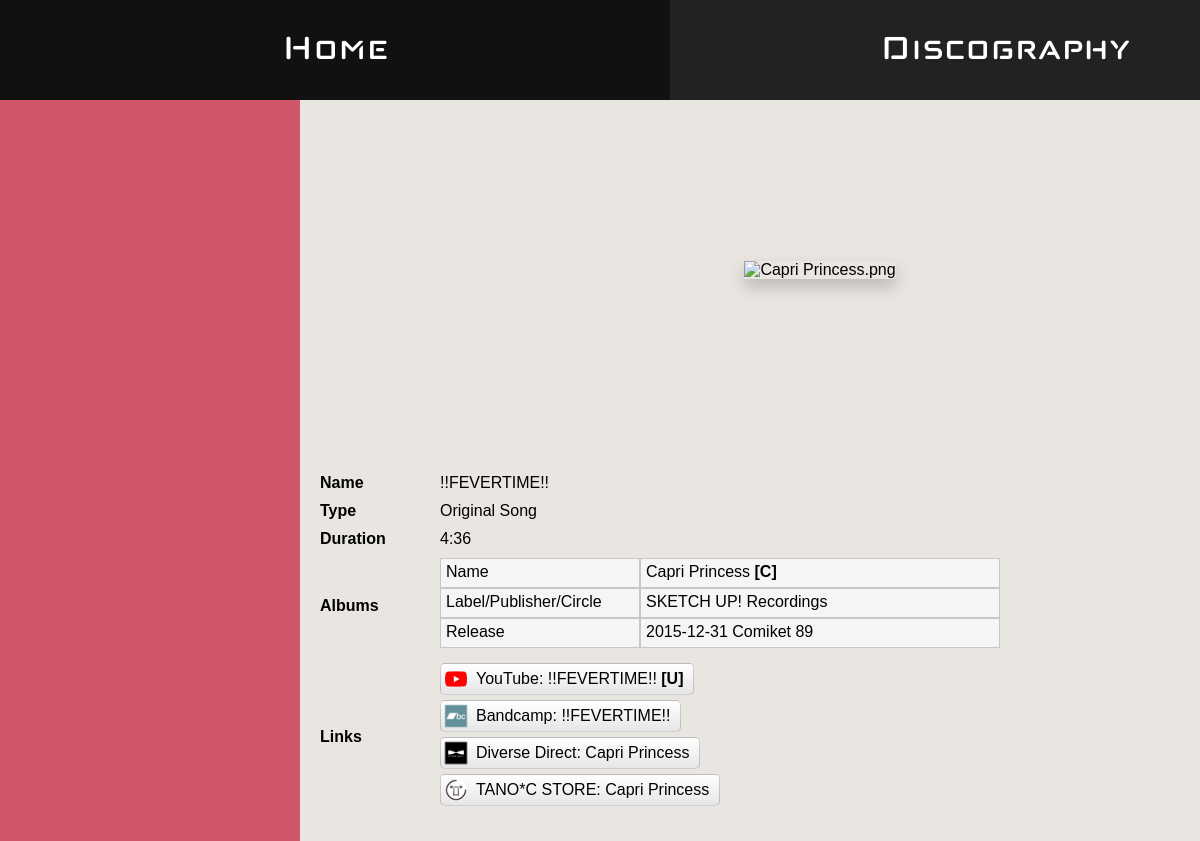
The page /track/-FEVERTIME- on the database its author committed.
### app.py (models this page shows)
class Objects(db.Model):
    id = db.Column(db.Integer, primary_key = True)
    name = db.Column(db.String, nullable=False)
    url = db.Column(db.String, nullable=False, unique=True)
    altNames = db.Column(db.PickleType, default = None)
    artists = db.Column(db.PickleType, default = None)
    songType = db.Column(db.String, default = None)
    touhouOrigin = db.Column(db.PickleType, default = None)
    originalSong = db.Column(db.PickleType, default = None)
    duration = db.Column(db.String, default = None)
    albums = db.Column(db.PickleType, default = None)
    gameAppearances = db.Column(db.PickleType, default = None)
    links = db.Column(db.PickleType, default = None)
    imgs = db.Column(db.PickleType, default = None)
    description = db.Column(db.String, default = None)
    variations = db.Column(db.PickleType, default = None)

### app.py (the view, shortened to what this page needs)
@app.route("/track/<url>", methods=['POST', 'GET'])
def track(url):
    try:
        song = Objects.query.filter_by(url=f"{url}").one()
    except:
        return f'Error: Route \"{url}\" is not a valid url'
    return render_template("songpage.html", name=song.name, url=song.url, altNames=song.altNames, artists=song.artists, touhouOrigin=song.touhouOrigin,
    songType=song.songType, originalSong=song.originalSong, duration=song.duration, albums=song.albums, gameAppearances=song.gameAppearances,
    links=song.links, imgs=song.imgs, description=song.description, variations=song.variations, primarySong=song.name, primaryUrl=song.url)

### templates/songpage.html (shortened to what this page needs)
<!DOCTYPE html>
<html>
    <head>
        <link rel="stylesheet" href="{{url_for('static', filename='css/songpage.css')}}" />
    </head>
    <body>
        <div class="main-content-container">
            <div class="navbar-container">
                <a href="/" style="text-decoration: none;">
                    <div class="nav-opt">Home</div>
                </a>
                <a href="/discography" style="text-decoration: none;">
                    <div class="nav-opt">Discography</div>
                </a>
            </div>
            <div class="content-divider">
                <div class="sidebar"></div>
                <div class="content">
                    {% if imgs %}
                        {% if imgs|length() > 1 %}
                            <div class="button-images-divider">
                                <button id="switcherButtonLeft" class="switcher-button" onclick="switchImage(-1)">
                                    <img src="{{url_for('static', filename='assets/leftArrow.png')}}" style="width: 100%; height: 100%; object-fit: contain;">
                                </button>
                                <div id="images-container" class="images-container">
                                    <img id="leftCycleImage" class="leftCycleImage" src="{{url_for('static', filename='images/' + imgs[-1]['filename'])}}">
                                    <img id="currentImage" class="image" src="{{url_for('static', filename='images/' + imgs[0]['filename'])}}" alt="{{imgs[0]['filename']}}">
                                    <img id="rightCycleImage" class="rightCycleImage" src="{{url_for('static', filename='images/' + imgs[1]['filename'])}}">
                                </div>
                                <button id="switcherButtonRight" class="switcher-button" onclick="switchImage(1)">
                                    <img src="{{url_for('static', filename='assets/rightArrow.png')}}" style="width: 100%; height: 100%; object-fit: contain;">
                                </button>
                            </div>
                        {% else %}
                            <div class="button-images-divider">
                                <div class="images-container">
                                    <img id="currentImage" class="image" src="{{url_for('static', filename='images/' + imgs[0]['filename'])}}" alt="{{imgs[0]['filename']}}">
                                </div>
                            </div>
                        {% endif %}
                        {% if imgs[0]['caption'] %}
                            <div id="caption" class="caption">{{imgs[0]['caption']}}</div>
                        {% else %}
                            <div id="caption" class="caption"></div>
                        {% endif %}
                    {% endif %}
                    <div class="details-description-divider">
                        <div class="details">
                            <div class="tr">
                                <div class="tn">Name</div>
                                <div class="td-b">{{name}}</div>
                            </div>
                            <div class="tr">
                                <div class="tn">Type</div>
                                <div class="td-b">{{songType}}</div>
                            </div>
                            <div class="tr">
                                <div class="tn">Duration</div>
                                <div class="td-b">{{"?" if duration is none else duration}}</div>
                            </div>
                            {% if albums %}
                                <div class="tr">
                                    <div class="tn">Albums</div>
                                    <div class="td">
                                        {% for album in albums %}
                                            <div class="album-grid">
                                                <div class="album-grid-row">
                                                    <div class="album-grid-cell">Name</div>
                                                    <div class="album-grid-cell">{{album["albumName"]}} <strong>[{{album["albumType"]}}]</strong></div>
                                                </div>
                                                <div class="album-grid-row">
                                                    <div class="album-grid-cell">Label/Publisher/Circle</div>
                                                    <div class="album-grid-cell">{{album["albumPublisher"]}}</div>
                                                </div>
                                                <div class="album-grid-row">
                                                    <div class="album-grid-cell">Release</div>
                                                    <div class="album-grid-cell">{{album["albumReleaseDate"]}}
                                                        {% if album["albumReleaseEvent"] %}
                                                            {{album["albumReleaseEvent"]}}
                                                        {% endif %}
                                                    </div>
                                                </div>
                                            </div>
                                        {% endfor %}
                                    </div>
                                </div>
                            {% endif %}
                            {% if links %}
                                <div class="tr">
                                    <div class="tn">Links</div>
                                    <div class="td">
                                    {% for link in links %}
                                        <div class="link-wrapper">
                                            <a class="link" href="{{link['link']}}" target="_blank">
                                                <div class="link-block">
                                                    <div class="link-block-divider">
                                                        {% if link["linkSource"] == "YouTube" %}
                                                            <img class="link-icon" src="{{url_for('static', filename='assets/youtube.png')}}">
                                                        {% elif link["linkSource"] == "niconico" %}
                                                            <img class="link-icon" src="{{url_for('static', filename='assets/niconico.png')}}">
                                                        {% elif link["linkSource"] == "SoundCloud" %}
                                                            <img class="link-icon" src="{{url_for('static', filename='assets/soundcloud.png')}}">
                                                        {% elif link["linkSource"] == "Spotify" %}
                                                            <img class="link-icon" src="{{url_for('static', filename='assets/spotify.png')}}">
                                                        {% elif link["linkSource"] == "Apple Music" %}
                                                            <img class="link-icon" src="{{url_for('static', filename='assets/apple music.png')}}">
                                                        {% elif link["linkSource"] == "Bandcamp" %}
                                                            <img class="link-icon" src="{{url_for('static', filename='assets/bandcamp.png')}}">
                                                        {% elif link["linkSource"] == "Diverse Direct" %}
                                                            <img class="link-icon" src="{{url_for('static', filename='assets/diverse direct.png')}}">
                                                        {% elif link["linkSource"] == "TANO*C STORE" %}
                                                            <img class="link-icon" src="{{url_for('static', filename='assets/hardcore tanoc.png')}}">
                                                        {% endif %}
                                                        <div class="link-name">{{link["linkSource"]}}: {{link["displayName"]}}
                                                            {% if link["unofficial"] %}
                                                                <strong>[U]</strong>
                                                            {% endif %}
                                                        </div>
                                                    </div>
                                                </div>
                                            </a>
                                        </div>
                                    {% endfor %}
                                    </div>
                                </div>
                            {% endif %}
                        </div>
                    </div>
                </div>
            </div>
        </div>
    </body>
</html>

### static/css/songpage.css (style rules this page uses)
html, body { margin: 0; height: 100%; width: 100%; position: relative; background-repeat: no-repeat; background-position: center; font-family: Arial, Helvetica, sans-serif; }
.main-content-container { width: 100%; height: 100%; overflow-y: scroll; -ms-overflow-style: none; scrollbar-width: none; display: grid; grid-template-rows: 100px auto; }
.navbar-container { width: 100%; height: 100%; position: sticky; top: 0; z-index: 10; display: grid; grid-template-columns: 1fr 1fr; }
.nav-opt { display: flex; height: 100%; background-color: rgb(34, 34, 34); color: white; font-family: anoxic; font-size: 32pt; align-items: center; justify-content: center; }
.content-divider { display: grid; width: 100%; grid-template-columns: 300px auto; }
.sidebar { background-color: #d1566a; }
.content { background-color: #e9e6e1; padding: 20px; }
.button-images-divider { display: grid; width: 100%; height: 300px; grid-template-columns: 50px 900px 50px; grid-template-rows: 300px; justify-content: center; justify-items: center; align-content: center; align-items: center; }
.images-container { display: grid; position: relative; width: 100%; height: 100%; grid-template-columns: 300px 300px 300px; grid-template-rows: 300px; justify-content: center; justify-items: center; align-content: center; align-items: center; }
.image { max-width: 100%; max-height: 100%; object-fit: contain; box-shadow: 0px 8px 16px 0px rgba(0,0,0,0.2); z-index: 5; }
.caption { width: 500px; min-height: 20px; position: relative; left: 50%; transform: translateX(-50%); text-align: center; margin-top: 14px; font-size: 10pt; }
.details-description-divider { display: grid; grid-template-columns: auto 300px; column-gap: 20px; width: 100%; margin-top: 20px; }
.tr { display: grid; grid-template-columns: 120px auto; margin-bottom: 10px; width: 100%; }
.tn { display: flex; align-items: center; font-weight: bold; }
.td { overflow: hidden; text-overflow: ellipsis; }
.td-b { display: flex; align-items: center; max-height: 24pt; overflow: hidden; word-wrap: break-word; text-overflow: ellipsis; line-height: 12pt; }
.album-grid, .game-grid { background-color: whitesmoke; margin-bottom: 5px; }
.album-grid-row, .game-grid-row { display: grid; grid-template-columns: 200px auto; min-height: 30px; max-height: 60px; text-overflow: ellipsis; overflow: hidden; }
.album-grid-cell, .game-grid-cell { padding: 5px; border: 1px solid rgba(17, 17, 17, 0.2); font-size: 12pt; line-height: 12pt; }
.link { text-decoration: none; }
.link-wrapper { width: 100%; }
.link-block { max-width: 100%; display: inline-block; background-image: linear-gradient(180deg, white, #e6e6e6); color: black; border-radius: 5px; margin-bottom: 5px; border: 1px solid rgba(17, 17, 17, 0.2); text-decoration: none; }
.link-block-divider { display: grid; grid-template-columns: 30px auto; }
.link-icon { width: 30px; height: 30px; }
.link-name { max-width: 100%; margin: 0px 10px 0px 5px; white-space: nowrap; overflow: hidden; text-overflow: ellipsis; line-height: 30px; }

### rows shown on the page
Objects: name "!!FEVERTIME!!", songType "Original Song", duration "4:36"

### other values the page prints
{{ album["albumName"] }} "Capri Princess"
{{ album["albumType"] }} "C"
{{ album["albumPublisher"] }} "SKETCH UP! Recordings"
{{ album["albumReleaseDate"] }} "2015-12-31"
{{ album["albumReleaseEvent"] }} "Comiket 89"
{{ link["linkSource"] }} "YouTube" "Bandcamp" "Diverse Direct" "TANO*C STORE"
{{ link["displayName"] }} "!!FEVERTIME!!" "!!FEVERTIME!!" "Capri Princess" "Capri Princess"
